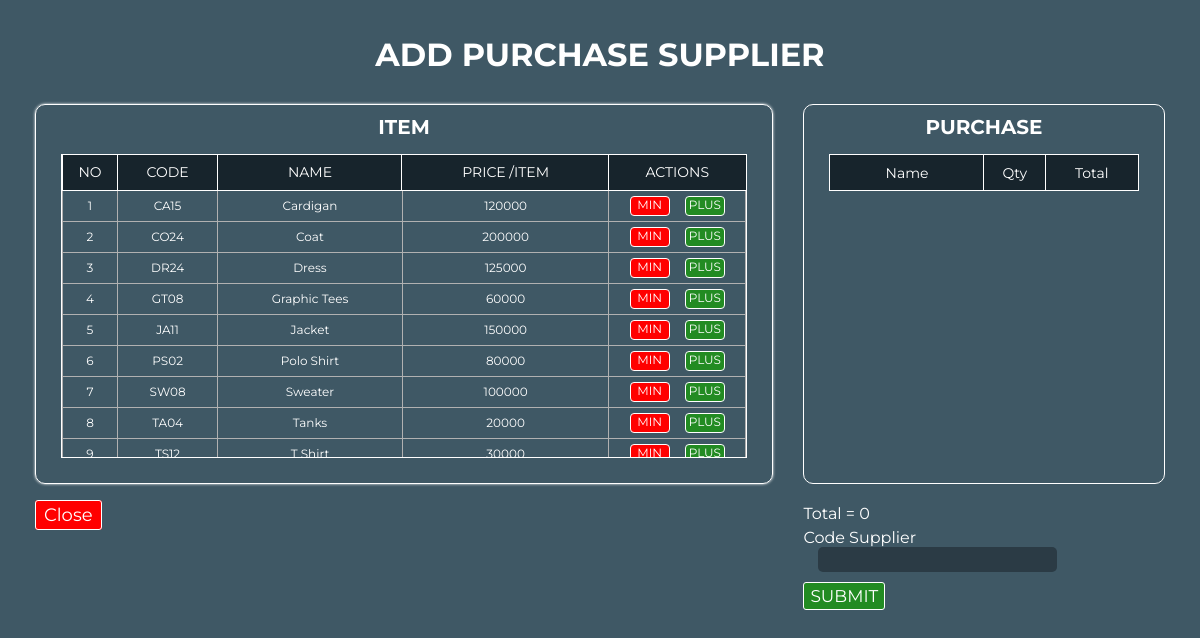
The page /view/viewAddPurchase.php (signed in) on the database its author committed.
### tables this page shows
CREATE TABLE item(
    code VARCHAR(100) NOT NULL PRIMARY KEY ,
    name VARCHAR(100) NOT NULL ,
    price BIGINT NOT NULL ,
    stock INT NOT NULL ,
    category VARCHAR(100) NOT NULL
)ENGINE InnoDB;

### repository/getAllData.php (called while the page is built, shortened)
<?php
require_once "../model/itemModel.php";
function getAllItem(): array
{
    $connection = getConnection();
    $sql = "SELECT * FROM item";
    $result = $connection ->query($sql);
    $array = [];
    while ($row = $result->fetch())
        $array[] = new Item(
            code: $row["code"],
            name: $row["name"],
            price: $row["price"],
            stock: $row["stock"],
            category: $row["category"]
        );
    return $array;
}

### model/itemModel.php (called while the page is built, shortened)
<?php
class Item
{
    private string $code;
    private string $name;
    private int $price;
    public function __construct(string $code, string $name, int $price, int $stock, string $category)
    {
        $this->code = $code;
        $this->name = $name;
        $this->price = $price;
    }
    public function getCode(): string
    {
        return $this->code;
    }
    public function getName(): string
    {
        return $this->name;
    }
    public function getPrice(): int
    {
        return $this->price;
    }
}

### view/viewAddPurchase.php (the view, shortened to what this page needs)
<?php
require_once "../repository/getAllData.php";
$data = getAllItem();
?>
<!DOCTYPE html>
    <html lang="en">
    <head>
        <link rel="stylesheet" href="../assets/style/styleAddPurchase.css">
    </head>
    <body>
        <div class="container">
            <div>
                <h1> ADD PURCHASE SUPPLIER </h1>
            </div>
            <div class="container-purchase">
                <div class="item">
                    <div class="outer-wrapper">
                        <h2> ITEM </h2>
                        <div class="table-wrapper">
                            <table>
                                <tr>
                                    <th>NO</th>
                                    <th>CODE</th>
                                    <th>NAME</th>
                                    <th>PRICE /ITEM</th>
                                    <th width="20%">ACTIONS</th>
                                </tr>
                                <?php
                                $counter = 1;
                                foreach ($data as $item) {
                                    ?>
                                    <tr>
                                        <td><?= $counter ?></td>
                                        <td><?= $item->getCode() ?></td>
                                        <td><?= $item->getName() ?></td>
                                        <td><?= $item->getPrice() ?></td>
                                        <td>
                                            <div class="td-quantity">
                                                <a href="../repository/purchase_supplier/actionAddPurchase.php?action_type=remove_item&code=<?=$item->getCode()?>&product_name=<?=$item->getName()?>&quantity=1&price=<?=$item->getPrice()?>" class="min">
                                                    MIN
                                                </a>
                                                <a href="../repository/purchase_supplier/actionAddPurchase.php?action_type=add_item&code=<?=$item->getCode()?>&product_name=<?=$item->getName()?>&quantity=1&price=<?=$item->getPrice()?>" class="plus">
                                                    PLUS
                                                </a>
                                            </div>
                                        </td>
                                    </tr>
                                    <?php $counter++;
                                } ?>
                            </table>
                        </div>
                    </div>
                </div>
                <div class="item-purchase">
                    <h2> PURCHASE </h2>
                    <div class="table-wrapper">
                        <table>
                            <thead>
                                <tr>
                                    <th>Name</th>
                                    <th width="20%">Qty</th>
                                    <th width="30%">Total</th>
                                </tr>
                            </thead>
                                <?php
                                $Total = 0;
                                        ?>
                        </table>
                    </div>
                </div>
            </div>
            <div class="footer">
                <div class="close">
                    <a href="../repository/purchase_supplier/actionAddPurchase.php?action_type=clear_session" class="button-close">Close</a>
                </div>
                <div class="submit">
                    <label> Total = <?= $Total?></label>
                    <form method="POST" action="../repository/purchase_supplier/actionAddPurchase.php?action_type=submit" class="input-form">
                        <label> Code Supplier <input name="supplier_code"> </label>
                        <br>
                        <button class="button-submit" type="submit">SUBMIT</button>
                    </form>
                </div>
            </div>
        </div>
    </body>
</html>

### assets/style/styleAddPurchase.css (style rules this page uses)
* { margin: 0; padding: 0; outline: none; border: none; text-decoration: none; box-sizing: border-box; font-family: 'Montserrat', Arial, sans-serif; }
html, body { height: 100%; background-color: #3F5865; margin: 0; }
.container { display: flex; height: 100%; color: white; flex-direction: column; padding: 35px; }
.container h1 { text-align: center; }
.container-purchase { display: flex; height: 400px; margin-top: 20px; }
.item { width: 70%; }
.outer-wrapper { margin: 10px 0; border: 1px solid white; border-radius: 10px; box-shadow: 0 0 3px white; max-width: 100%; height: 95%; padding: 10px 25px; }
.outer-wrapper h2 { margin-bottom: 15px; text-align: center; font-size: 20px; }
.table-wrapper { max-height: 85%; overflow-y: auto; border: 1px solid white; }
table { width: 100%; border-collapse: collapse; }
table th { position: sticky; top: 0; background-color: #17242C; color: white; text-align: center; font-weight: normal; font-size: 14px; outline: 1px solid white; height: 35px; }
table td { text-align: center; font-size: 12px; border: 1px solid rgb(177, 177, 177); color: white; }
.td-quantity { display: flex; justify-content: space-evenly; align-items: center; padding: 5px; }
.min, .plus { border-radius: 4px; color: white; cursor: pointer; border: 1px solid white; }
.min { width: 40px; height: 20px; background-color: red; }
.plus { width: 40px; height: 20px; background-color: forestgreen; }
.item-purchase { width: 34%; height: 95%; margin: 10px 0 0 30px; border: 1px solid white; border-radius: 10px; padding: 10px 25px; }
.item-purchase h2 { text-align: center; font-size: 20px; margin-bottom: 15px; }
.footer { display: flex; justify-content: space-between; margin-top: 10px; }
.submit { width: 32%; }
.input-form { padding-top: 5px; }
.input-form input { box-sizing: border-box; border-radius: 5px; border: none; height: 25px; width: 66%; color: white; background-color: #2B3B45; margin-left: 15px; padding-left: 10px; }
.button-close { padding: 3px 8px; color: white; border: 1px solid white; border-radius: 3px; text-decoration: none; background-color: red; font-size: 18px; }
.button-submit { padding: 3px 6px; color: white; border: 1px solid white; border-radius: 3px; text-decoration: none; background-color: forestgreen; font-size: 17px; margin-top: 10px; }

### rows shown on the page
item: code "CA15", name "Cardigan", price "120000"
item: code "CO24", name "Coat", price "200000"
item: code "DR24", name "Dress", price "125000"
item: code "GT08", name "Graphic Tees", price "60000"
item: code "JA11", name "Jacket", price "150000"
item: code "PS02", name "Polo Shirt", price "80000"
item: code "SW08", name "Sweater", price "100000"
item: code "TA04", name "Tanks", price "20000"
item: code "TS12", name "T Shirt", price "30000"

### other values the page prints
$Total "0"
